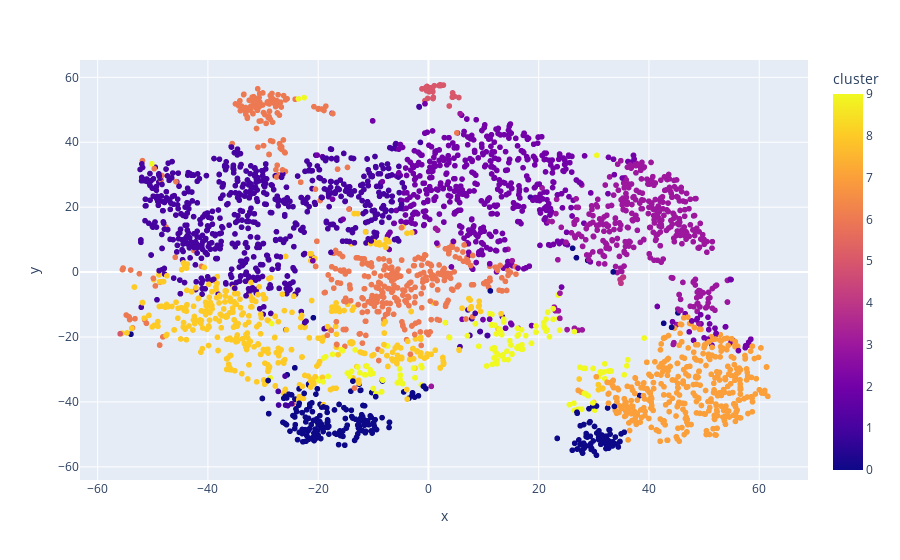

Here is the notebook cell this chart was saved with:
### Code cell
from sklearn.manifold import TSNE
import plotly.express as px

tsne_pipeline = Pipeline([('scaler', StandardScaler()), ('tsne', TSNE(n_components=2, verbose=2))])

genre_embedding = tsne_pipeline.fit_transform(X)

projection = pd.DataFrame(columns=['x', 'y'], data=genre_embedding)
projection['genres'] = data_genre_df['genres']
projection['cluster'] = data_genre_df['cluster']

fig = px.scatter(
    projection, x='x', y='y', color='cluster', hover_data=['x', 'y', 'genres'])
fig.show()

### Figure 1 — Plotly figure (JSON) as saved in the notebook; plotly's stock layout.template omitted (floating-point values rounded to 4 significant figures; data arrays with more than 128 entries replaced by an {"elided": "..."} marker saying what was removed)
{"data": [{"customdata": {"elided": "3232x1 str values"}, "hovertemplate": "x=%{x}<br>y=%{y}<br>genres=%{customdata[0]}<br>cluster=%{marker.color}<extra></extra>", "legendgroup": "", "marker": {"color": {"elided": "3232 int values"}, "coloraxis": "coloraxis", "symbol": "circle"}, "mode": "markers", "name": "", "showlegend": false, "type": "scattergl", "x": {"elided": "3232 float values"}, "xaxis": "x", "y": {"elided": "3232 float values"}, "yaxis": "y"}], "layout": {"coloraxis": {"colorbar": {"title": {"text": "cluster"}}, "colorscale": [[0, "#0d0887"], [0.1111, "#46039f"], [0.2222, "#7201a8"], [0.3333, "#9c179e"], [0.4444, "#bd3786"], [0.5556, "#d8576b"], [0.6667, "#ed7953"], [0.7778, "#fb9f3a"], [0.8889, "#fdca26"], [1, "#f0f921"]]}, "legend": {"tracegroupgap": 0}, "margin": {"t": 60}, "xaxis": {"anchor": "y", "domain": [0, 1], "title": {"text": "x"}}, "yaxis": {"anchor": "x", "domain": [0, 1], "title": {"text": "y"}}}}
